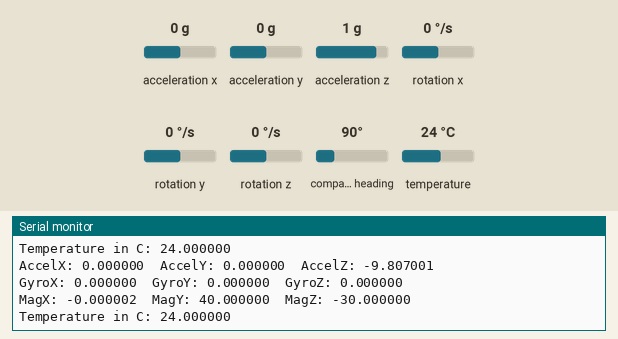
Recording of a sketch running on a simulated Arduino Uno, built with avr-gcc and run on an emulated ATmega328P. Parts: the last lines printed to the serial monitor. Inputs (shaded band) come from the test bench; at power-on: acceleration x 0 g, acceleration y 0 g, acceleration z 1 g, rotation x 0 °/s, rotation y 0 °/s, rotation z 0 °/s, compass heading 90°, temperature 24 °C.

Above: at 1.2 s.
1.3 s: acceleration x set to -1.4 g
2.8 s: acceleration y set to -1.4 g
4.3 s: acceleration z set to -1.4 g
5.8 s: rotation x set to -192 °/s
At 6.03 s:
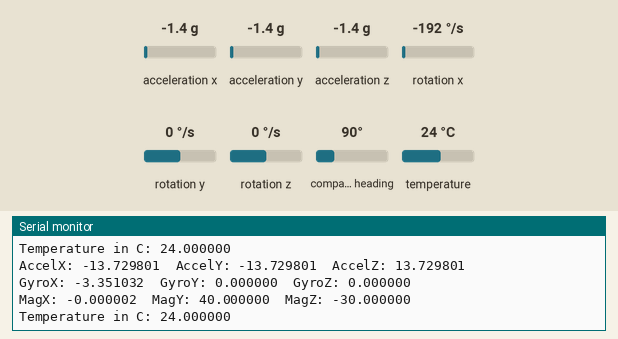
7.3 s: rotation y set to -192 °/s
At 7.54 s:
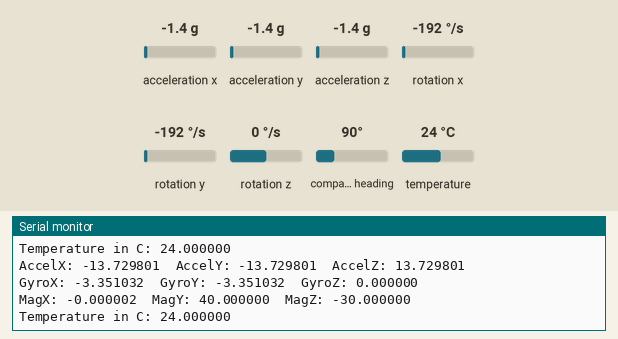

The sketch:

GyroTest.ino
```cpp
// (licence header left out)
/*
 * Updated by Ahmad Shamshiri on July 09, 2018 for Robojax.com
 * in Ajax, Ontario, Canada
 * watch instrucion video for this code:
For this sketch you need to connect:
VCC to 5V and GND to GND of Arduino
SDA to A4 and SCL to A5

S20A is 3.3V voltage regulator MIC5205-3.3BM5
*/

#include "MPU9250.h"

// an MPU9250 object with the MPU-9250 sensor on I2C bus 0 with address 0x68
MPU9250 IMU(Wire,0x68);
int status;

void setup() {
  // serial to display data
  Serial.begin(115200);
  while(!Serial) {}

  // start communication with IMU
  status = IMU.begin();
  if (status < 0) {
    Serial.println("IMU initialization unsuccessful");
    Serial.println("Check IMU wiring or try cycling power");
    Serial.print("Status: ");
    Serial.println(status);
    while(1) {}
  }
}

void loop() {
  // read the sensor
  IMU.readSensor();
  // display the data
  Serial.print("AccelX: ");
  Serial.print(IMU.getAccelX_mss(),6);
  Serial.print("  ");
  Serial.print("AccelY: ");
  Serial.print(IMU.getAccelY_mss(),6);
  Serial.print("  ");
  Serial.print("AccelZ: ");
  Serial.println(IMU.getAccelZ_mss(),6);

  Serial.print("GyroX: ");
  Serial.print(IMU.getGyroX_rads(),6);
  Serial.print("  ");
  Serial.print("GyroY: ");
  Serial.print(IMU.getGyroY_rads(),6);
  Serial.print("  ");
  Serial.print("GyroZ: ");
  Serial.println(IMU.getGyroZ_rads(),6);

  Serial.print("MagX: ");
  Serial.print(IMU.getMagX_uT(),6);
  Serial.print("  ");
  Serial.print("MagY: ");
  Serial.print(IMU.getMagY_uT(),6);
  Serial.print("  ");
  Serial.print("MagZ: ");
  Serial.println(IMU.getMagZ_uT(),6);

  Serial.print("Temperature in C: ");
  Serial.println(IMU.getTemperature_C(),6);
  Serial.println();
  delay(200);
}
```

Measured:
- after the input at 5.8 s, the serial monitor: prints a new line after 0.06 s (image 1)
- after the input at 7.3 s, the serial monitor: prints a new line after 0.08 s (image 2)
